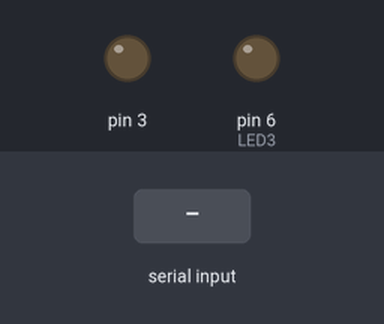
The sketch below on a simulated Arduino Uno, built with avr-gcc and run on an emulated ATmega328P. Shown: output pins drawn as LEDs (lit = HIGH). The inputs (shaded band) are chosen by the test bench.

Above: at 1.2 s.
1.3 s: "I" received over Serial
At 1.31 s:
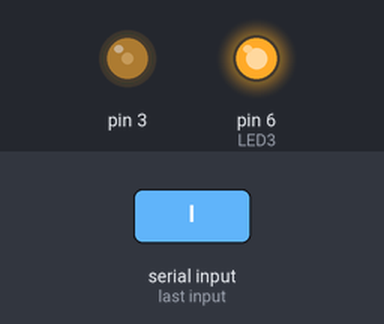
Timing chart, 0 to 4.3 s (numbered marks = the images above; inputs shaded):
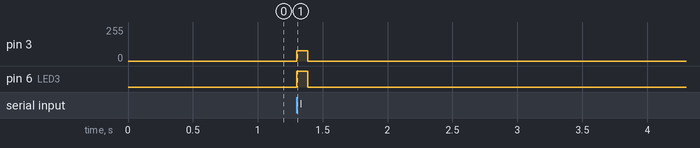

The sketch:

Carte_Cible.ino
```cpp
/*
La carte cible attend un ordre d'émission infrarouge
par la carte Caméra (lettre 'I').
A la réception de cet ordre, la carte Cible fournit une salve
d'infrarouge pendant une durée imposée par la carte Caméra.
En effet, la carte Caméra ordonne la  fin d'émission infrarouge
par la transmission d'un ordre (lettre 'E').

Cet exemple illustre un scénario complet de commande de l'émetteur
infrarouge par la carte Caméra et met en évidence la synchronisation
nécessaire entre les cartes Cible et Caméra.
*/

#include <arduino.h>

#define LED3  6


void setup()
{
  // XBee module serial configuration
  Serial.begin(9600);
  // LED utilisé pour dire que le signal PWM a été généré
  pinMode(LED3, OUTPUT);
  digitalWrite(LED3, LOW);
}

void loop()
{
  unsigned long time;
  unsigned int count;

  while ((Serial.available() == 0) & (count++ < 10000));
  if (Serial.available() != 0)
  {
    char code = Serial.read();
    // Code = 'I' :  start infrared emission
    if (code == 'I')
    {
      // Generate PWM signal (50 kHz - Duty cycle 30%)
      generatePWM(50000, 30);
      digitalWrite(LED3, HIGH);
      time = millis();
    }
    // Code = 'E' :  stop infrared emission
    if (code == 'E')
    {
      // Stop PWM signal
      generatePWM(50000, 0);
    }
  }

  // If code 'E' is not received, stop infrared emssion after 100 ms
  time = millis() - time;
  if (time > 100)
  {
    // Stop PWM signal
    generatePWM(50000, 0);
    digitalWrite(LED3, LOW);
  }
}

// ************************************************************
// Function generatePWM()
// Action : Generate a PWM signal
// Arguments :
//    frequency : PWM signal frequency
//    dutyCycle : Duty cycle of the PWM signal, in % (from 0 to 100)
//                dutyCycle = 0 stops the PWM generation
void generatePWM(long frequency, int dutyCycle)
{
  float temp;
  pinMode(3, OUTPUT);
  if (dutyCycle == 0)
  {
    digitalWrite(3, LOW);
  }
  else
  {
    //Set Timer2 Phase Correct PWM Mode
    // Counter resets when reaching OCRA
    // Output sets while counter < OCRB
    TCCR2A = 0x21;
    TCCR2B = 0x09;
    temp = 16e6 / 2 / frequency;
    OCR2A = int(temp);
    temp = temp * dutyCycle / 100 + 0.5;
    OCR2B = int(temp);
  }
}
```

Measured:
- after the input at 1.3 s, pin 3: 0/255 → 77/255 at once, → 0/255 0.08 s later; pin 6 (LED3): LOW → HIGH at once, → LOW 0.08 s later
